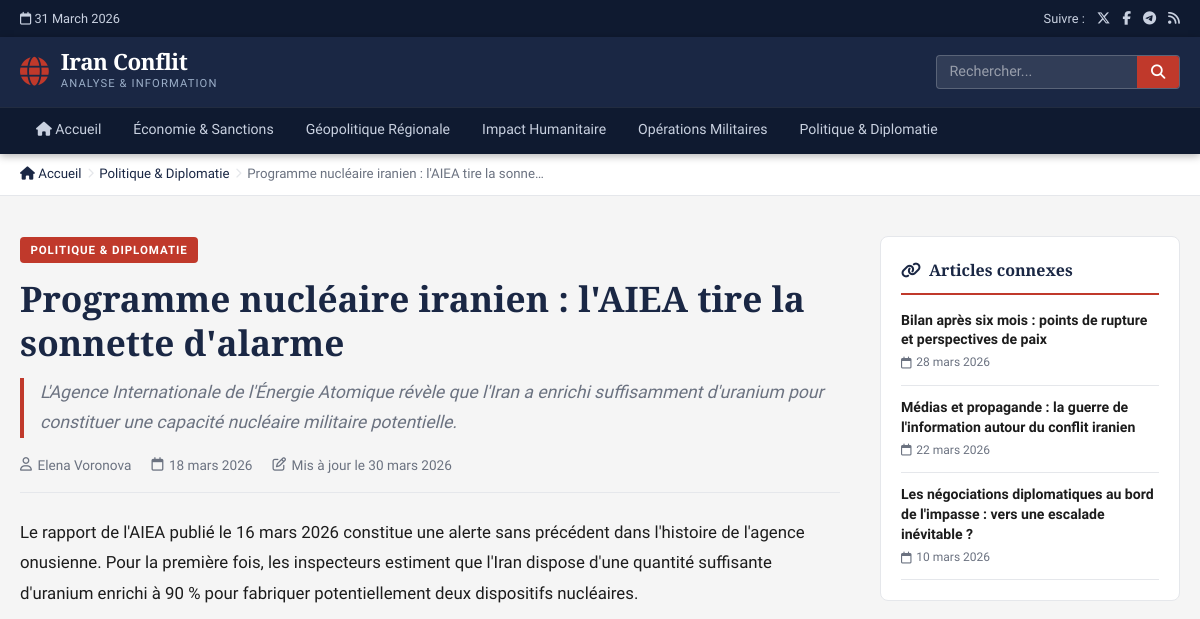
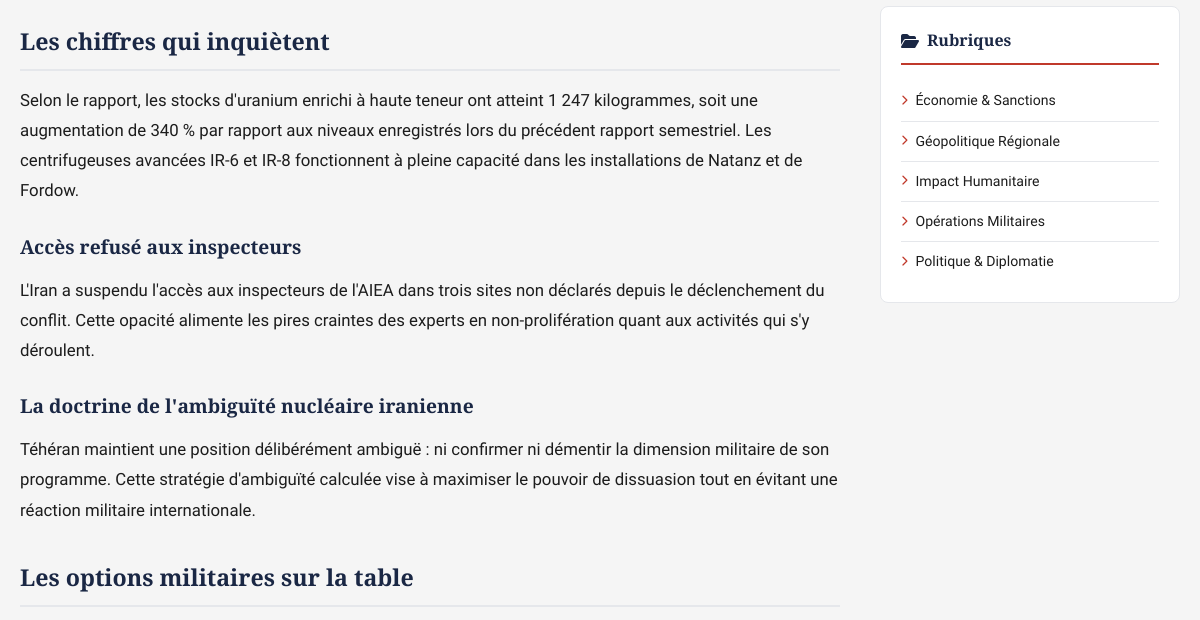
Before: /frontoffice/public/article.php?slug=programme-nucleaire-iranien-aiea-alerte (upper part) with the older database file (2 pictures, top to bottom).
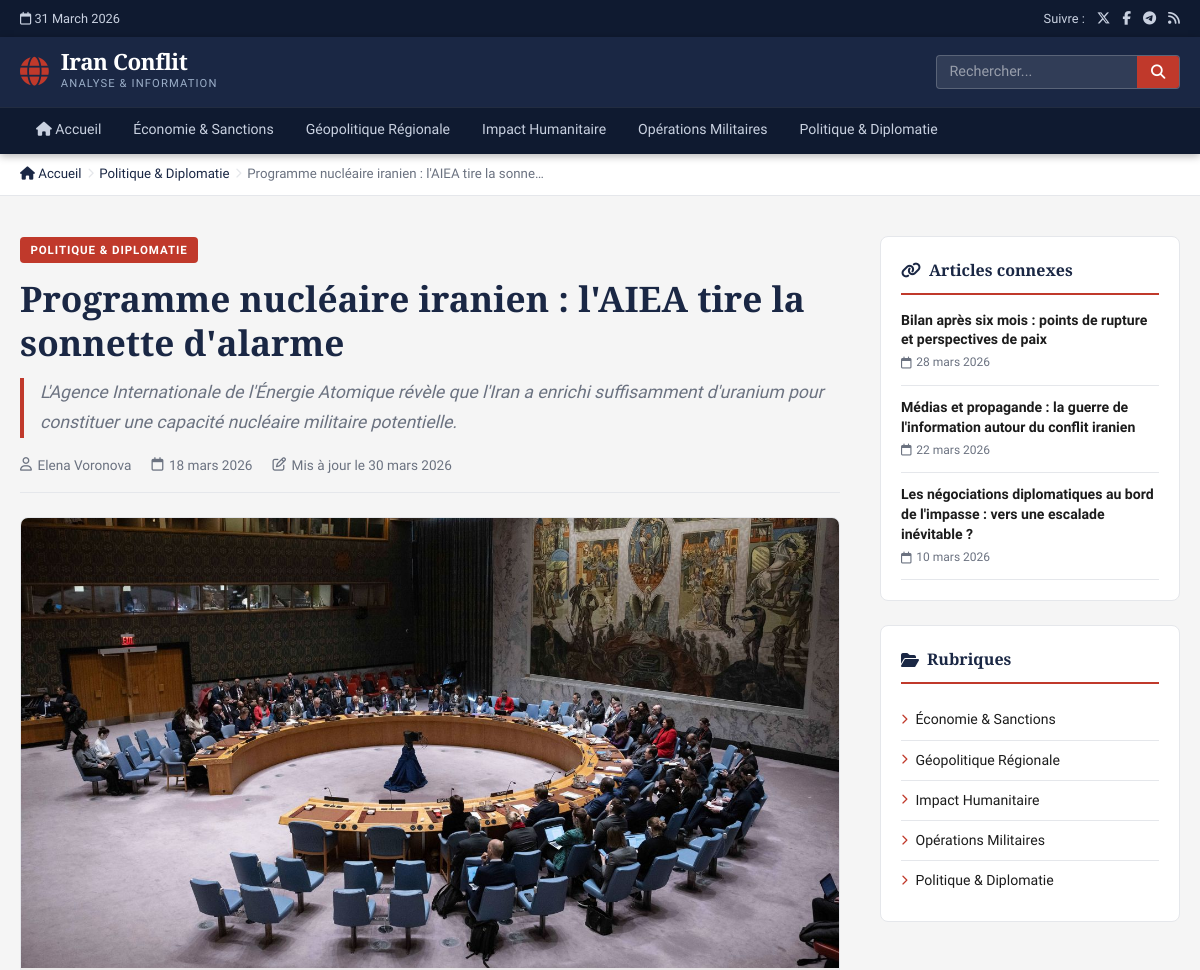
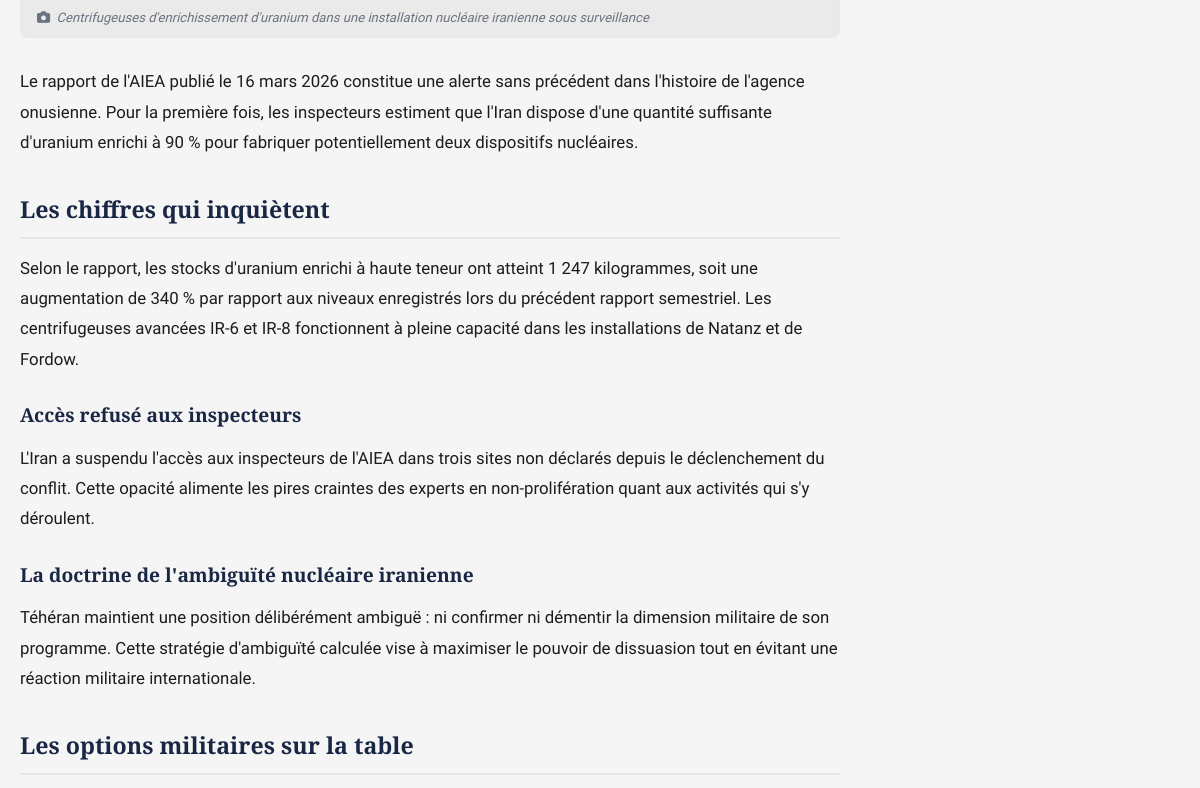
After: the same page with the newer database file (2 pictures, top to bottom).
### tables this page shows
CREATE TABLE IF NOT EXISTS articles
(
    id           INT UNSIGNED AUTO_INCREMENT PRIMARY KEY,
    title        VARCHAR(255) NOT NULL,
    slug         VARCHAR(270) NOT NULL UNIQUE,
    summary      TEXT         NOT NULL,
    content      LONGTEXT     NOT NULL,
    image        VARCHAR(255),
    image_alt    VARCHAR(255),
    author_id    INT UNSIGNED,
    category_id  INT UNSIGNED,
    is_published TINYINT(1) DEFAULT 1,
    published_at DATETIME   DEFAULT CURRENT_TIMESTAMP,
    updated_at   DATETIME   DEFAULT CURRENT_TIMESTAMP ON UPDATE CURRENT_TIMESTAMP,
    FOREIGN KEY (author_id) REFERENCES authors (id) ON DELETE SET NULL,
    FOREIGN KEY (category_id) REFERENCES categories (id) ON DELETE SET NULL,
    INDEX        idx_slug(slug),
    INDEX        idx_category(category_id),
    INDEX        idx_published(is_published, published_at)
);

CREATE TABLE IF NOT EXISTS categories
(
    id          INT UNSIGNED AUTO_INCREMENT PRIMARY KEY,
    name        VARCHAR(100) NOT NULL,
    slug        VARCHAR(110) NOT NULL UNIQUE,
    description TEXT,
    created_at  DATETIME DEFAULT CURRENT_TIMESTAMP
);

CREATE TABLE IF NOT EXISTS authors
(
    id         INT UNSIGNED AUTO_INCREMENT PRIMARY KEY,
    name       VARCHAR(150) NOT NULL,
    bio        TEXT,
    avatar     VARCHAR(255),
    created_at DATETIME DEFAULT CURRENT_TIMESTAMP
);

### frontoffice/includes/functions.php (called while the page is built, shortened)
<?php
function siteUrl(string $path = ''): string {
    $base = $_ENV['SITE_URL'] ?? getenv('SITE_URL') ?: 'http://localhost:8080';
    return rtrim($base, '/') . '/' . ltrim($path, '/');
}
function truncate(string $text, int $length = 160): string {
    $text = strip_tags($text);
    if (mb_strlen($text) <= $length) return $text;
    return mb_substr($text, 0, $length) . '…';
}
function formatDate(string $date, string $format = 'd F Y'): string {
    $dt = new DateTime($date);
    $months = [
        1 => 'janvier', 2 => 'février', 3 => 'mars', 4 => 'avril',
        5 => 'mai', 6 => 'juin', 7 => 'juillet', 8 => 'août',
        9 => 'septembre', 10 => 'octobre', 11 => 'novembre', 12 => 'décembre'
    ];
    $day   = $dt->format('d');
    $month = $months[(int)$dt->format('n')];
    $year  = $dt->format('Y');
    return "$day $month $year";
}
function h(string $str): string {
    return htmlspecialchars($str, ENT_QUOTES, 'UTF-8');
}
function getArticleBySlug(string $slug): ?array {
    $db   = getDB();
    $stmt = $db->prepare("
        SELECT a.*, c.name AS category_name, c.slug AS category_slug,
               au.name AS author_name, au.bio AS author_bio
        FROM articles a
        LEFT JOIN categories c  ON a.category_id = c.id
        LEFT JOIN authors    au ON a.author_id    = au.id
        WHERE a.slug = :slug AND a.is_published = 1
    ");
    $stmt->execute([':slug' => $slug]);
    return $stmt->fetch() ?: null;
}

### frontoffice/public/article.php (the view, shortened to what the changed rows need)
<?php
require_once __DIR__ . '/../includes/functions.php';
$slug    = $_GET['slug'] ?? '';
$article = $slug ? getArticleBySlug($slug) : null;
    ?>
    <?php
require_once __DIR__ . '/../includes/header.php';
?>
<nav class="breadcrumb" aria-label="Fil d'Ariane">
    <div class="container">
        <ol class="breadcrumb__list" itemscope itemtype="https://schema.org/BreadcrumbList">
            <?php if ($article['category_name']): ?>
            <li itemprop="itemListElement" itemscope itemtype="https://schema.org/ListItem">
                <i class="fa-solid fa-chevron-right" aria-hidden="true"></i>
                <a href="<?= siteUrl('categorie/' . h($article['category_slug'])) ?>" itemprop="item">
                    <span itemprop="name"><?= h($article['category_name']) ?></span>
                </a>
            </li>
            <?php endif; ?>
            <li itemprop="itemListElement" itemscope itemtype="https://schema.org/ListItem">
                <i class="fa-solid fa-chevron-right" aria-hidden="true"></i>
                <span itemprop="name"><?= h(truncate($article['title'], 50)) ?></span>
            </li>
        </ol>
    </div>
</nav>
<div class="container article-layout">
    <article class="article-main" itemscope itemtype="https://schema.org/NewsArticle">
        <header class="article-header">
            <?php if ($article['category_name']): ?>
            <a href="<?= siteUrl('categorie/' . h($article['category_slug'])) ?>"
               class="category-badge" itemprop="articleSection">
                <?= h($article['category_name']) ?>
            </a>
            <?php endif; ?>
            <h1 class="article-title" itemprop="headline">
                <?= h($article['title']) ?>
            </h1>
            <p class="article-summary" itemprop="description">
                <?= h($article['summary']) ?>
            </p>
            <div class="article-meta">
                <span itemprop="author" itemscope itemtype="https://schema.org/Person">
                    <i class="fa-regular fa-user"></i>
                    <span itemprop="name"><?= h($article['author_name'] ?? 'Rédaction') ?></span>
                </span>
                <time datetime="<?= h($article['published_at']) ?>" itemprop="datePublished">
                    <i class="fa-regular fa-calendar"></i> <?= formatDate($article['published_at']) ?>
                </time>
                <?php if ($article['updated_at'] !== $article['published_at']): ?>
                <time datetime="<?= h($article['updated_at']) ?>" itemprop="dateModified">
                    <i class="fa-regular fa-pen-to-square"></i> Mis à jour le <?= formatDate($article['updated_at']) ?>
                </time>
                <?php endif; ?>
            </div>
        </header>
        <?php if ($article['image']): ?>
        <figure class="article-figure">
            <img src="<?= h($article['image']) ?>"
                 alt="<?= h($article['image_alt'] ?? $article['title']) ?>"
                 class="article-figure__img"
                 itemprop="image">
            <?php if ($article['image_alt']): ?>
            <figcaption class="article-figure__caption">
                <i class="fa-solid fa-camera"></i> <?= h($article['image_alt']) ?>
            </figcaption>
            <?php endif; ?>
        </figure>
        <?php endif; ?>
        <div class="article-content" itemprop="articleBody">
            <?= $article['content'] ?>
        </div>
    </article>
</div>
<?php require_once __DIR__ . '/../includes/footer.php'; ?>

Changed rows visible on the page:
changed articles "Programme nucléaire iranien : l'AIEA tire la sonnette d'alarme": image: picture added; image_alt (not shown) → "Centrifugeuses d'enrichissement d'uranium dans une installation nucléaire iranienne sous surveillance"
